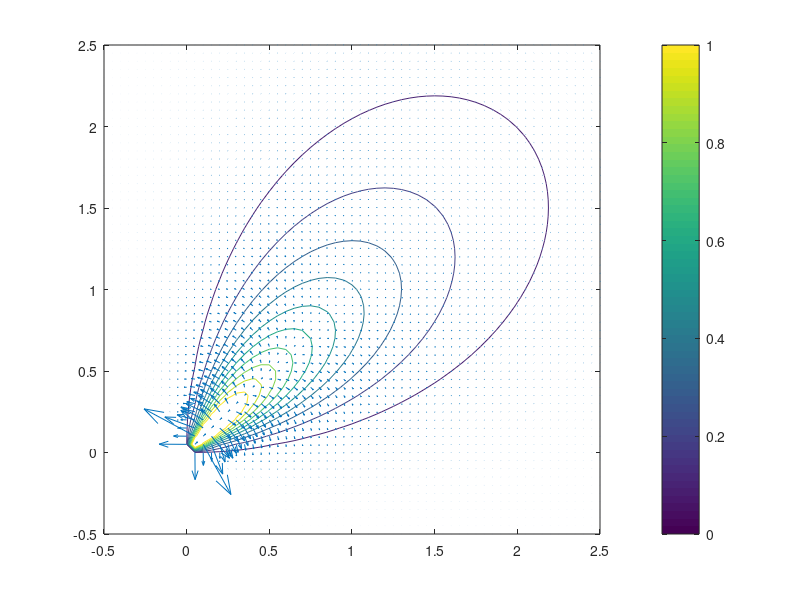

Write the MATLAB code that produced this figure.
%--- 移動速度----------------------
vel.x= 3.0; % x成分
vel.y= 3.0; % y成分
%----------------------------------
%--- 動特性ポテンシャルの定数--------
kappa = 10.0;
alpha = 1.0;
beta  = 1.0;
sigma = 0.5;
%----------------------------------
%--- データ範囲の設定---------------
x_g = -3.0:0.05:3.0;
y_g = -3.0:0.05:3.0;
[X,Y] = meshgrid(x_g,y_g);
[theta,rho] = cart2pol(X,Y);
sizeX = length(x_g);
sizeY = length(y_g);
%---------------------------------

%---動特性ポテンシャル計算----------
[direction, speed] = cart2pol(vel.x,vel.y);
mu = ones(sizeY,sizeX)*direction;
C = 1/(2*pi*besseli(0,kappa));             % ベッセル関数を含む定数項
vonMises = C * exp(kappa*cos(theta - mu)); % フォンミーゼス分布の項
velTerm   = alpha*beta*speed*exp(-rho/(2*sigma))/(2*pi*sigma); % 速度と距離の項
U = vonMises.*velTerm;  % 動特性ポテンシャル
%----------------------------------

%---斥力ポテンシャル計算-----
A1 = -alpha*beta*speed/(4*(pi^2)*sigma*besseli(0,kappa));  % 1st term(constant)
A2 = exp(kappa*cos(theta-mu)-(rho/2/sigma));             % 2nd term
f_x = A1*A2.*(-cos(theta)/2/sigma + kappa*sin(theta).*sin(theta-mu)./rho);
f_y = A1*A2.*(-sin(theta)/2/sigma - kappa*cos(theta).*sin(theta-mu)./rho);
%----------------------------------

%--- 引力ポテンシャルの情報--------
x_goal = 0.0;
y_goal = 2.0;
alpha_goal = 50.0;
sigma_goal = 1.0;
%---------------------------------

%--- 引力ポテンシャル計算----------
[theta_goal,rho_goal] = cart2pol(X - x_goal,Y - y_goal);
U_goal = -alpha_goal/(2*pi*(sigma_goal^2))*exp(-rho_goal.^2/(2*(sigma_goal^2)));
% itvl= -5:0.1:5;
% contour(X,Y,U_goal,'LevelList',itvl);
% contourf(X,Y,U,'LevelList',itvl);
% caxis([-1,1])
% colorbar
%---------------------------------

%----- プロット(ポテンシャル場) ---
% figure
% itvl= 0:0.1:50;
% contour(X,Y,U,'LevelList',itvl);
% contourf(X,Y,U,'LevelList',itvl);
caxis([0,1])
itvl= -1:0.1:1;
contour(X,Y,U,'LevelList',itvl);
xlim([-0.5,2.5])
ylim([-0.5,2.5])
% xlim([-3.0,3.0]);
% ylim([-3.0,3.0]);
% caxis([-1,0]);

% surf(X,Y,U);
% shading flat

colorbar
hold on
%----------------------------------


%----- プロット(斥力ベクトル) ---
%x = -3:0.25:3;
%y = -3:0.25:3;
%[X,Y] = meshgrid(x,y);
%quiver(downsample(X,5),downsample(Y,5),downsample(f_x,5),downsample(f_y,5));
quiver(X,Y,f_x,f_y,5);
%  [f_x2,f_y2] = gradient(U);
% quiver(X,Y,-f_x2,-f_y2);
%----------------------------------
